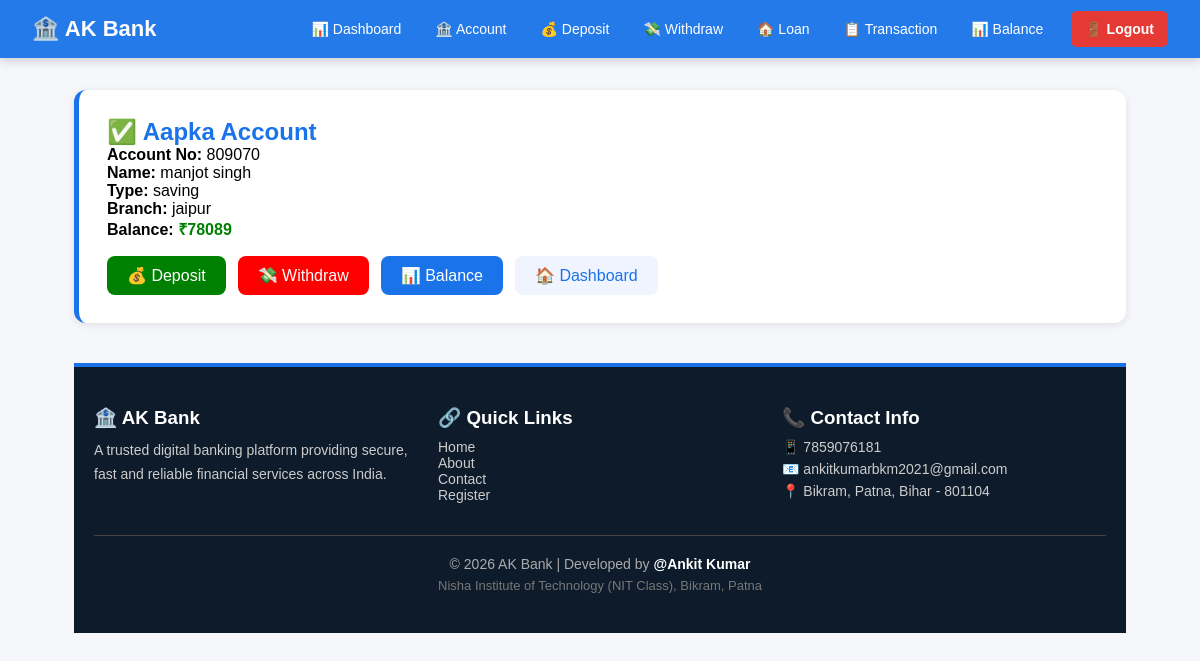
The app's page /account/ (signed in) with its own data.
### bank/models.py (models this page shows, shortened)
class BankAccount(models.Model):
    user = models.ForeignKey('user', on_delete=models.CASCADE, null=True)
    account_no = models.IntegerField()
    name = models.CharField(max_length=100)
    account_type = models.CharField(max_length=50)
    branch = models.CharField(max_length=100)
    balance = models.IntegerField()

### bank/views.py (the view)
# urls.py: path('account/', views.account, name='account'),
def account(req):
    if not req.session.get('user_id'):
        return redirect('bank:signin')
    user_id = req.session['user_id']
    existing_account = BankAccount.objects.filter(user_id=user_id).first()
    if req.method == 'POST':
        form = BankAccountForm(req.POST)
        if form.is_valid():
            f = form.save(commit=False)
            f.user_id = user_id
            f.save()
            return redirect('bank:balance')
    else:
        form = BankAccountForm()
    return render(req, 'bank/account.html', {
        'form': form,
        'existing_account': existing_account  # ← Dono cases handle ✅
    })

### bank/templates/bank/account.html (shortened to what this page needs)
{% extends 'bank/master.html' %}
{% block content %}
{% if existing_account %}
<div style="background:white;border-radius:12px;padding:28px;
            box-shadow:0 2px 8px rgba(0,0,0,0.1);
            border-left:5px solid #1a73e8">
    <h2 style="color:#1a73e8">✅ Aapka Account</h2>
    <p><b>Account No:</b> {{ existing_account.account_no }}</p>
    <p><b>Name:</b> {{ existing_account.name }}</p>
    <p><b>Type:</b> {{ existing_account.account_type }}</p>
    <p><b>Branch:</b> {{ existing_account.branch }}</p>
    <p><b>Balance:</b>
        <span style="color:green;font-weight:bold">
            ₹{{ existing_account.balance }}
        </span>
    </p>
    <div style="margin-top:16px;display:flex;gap:12px">
        <a href="{% url 'bank:deposit' %}"
           style="background:green;color:white;padding:10px 20px;
                  border-radius:8px;text-decoration:none">
            💰 Deposit
        </a>
        <a href="{% url 'bank:withdraw' %}"
           style="background:red;color:white;padding:10px 20px;
                  border-radius:8px;text-decoration:none">
            💸 Withdraw
        </a>
        <a href="{% url 'bank:balance' %}"
           style="background:#1a73e8;color:white;padding:10px 20px;
                  border-radius:8px;text-decoration:none">
            📊 Balance
        </a>
        <a href="{% url 'bank:index' %}"
           style="background:#f0f4ff;color:#1a73e8;padding:10px 20px;
                  border-radius:8px;text-decoration:none">
            🏠 Dashboard
        </a>
    </div>
</div>
{% endif %}
<footer style="background:#0d1b2a;color:#ccc;padding:40px 20px;
               border-top:4px solid #1a73e8;margin-top:40px">
    <div style="display:grid;grid-template-columns:repeat(3,1fr);
                gap:20px;max-width:1100px;margin:auto">
        <div>
            <h3 style="color:white;margin-bottom:10px">🏦 AK Bank</h3>
            <p style="font-size:14px;line-height:1.7">
                A trusted digital banking platform providing secure,
                fast and reliable financial services across India.
            </p>
        </div>
        <div>
            <h3 style="color:white;margin-bottom:10px">🔗 Quick Links</h3>
            <ul style="list-style:none;padding:0;font-size:14px">
                <li><a href="/" style="color:#ccc;text-decoration:none">Home</a></li>
                <li><a href="{% url 'bank:about' %}" style="color:#ccc;text-decoration:none">About</a></li>
                <li><a href="{% url 'bank:contact' %}" style="color:#ccc;text-decoration:none">Contact</a></li>
                <li><a href="{% url 'bank:signup' %}" style="color:#ccc;text-decoration:none">Register</a></li>
            </ul>
        </div>
        <div>
            <h3 style="color:white;margin-bottom:10px">📞 Contact Info</h3>
            <p style="font-size:14px;margin:6px 0">📱 7859076181</p>
            <p style="font-size:14px;margin:6px 0">
                📧 ankitkumarbkm2021@gmail.com
            </p>
            <p style="font-size:14px;margin:6px 0">
                📍 Bikram, Patna, Bihar - 801104
            </p>
        </div>
    </div>
    <div style="text-align:center;margin-top:30px;
                border-top:1px solid #444;padding-top:20px">
        <p style="font-size:14px;color:#aaa">
            © 2026 AK Bank | Developed by <b style="color:white">@Ankit Kumar</b>
        </p>
        <p style="font-size:13px;color:#777;margin-top:6px">
            Nisha Institute of Technology (NIT Class), Bikram, Patna
        </p>
    </div>
</footer>
{% endblock %}

### bank/templates/bank/master.html (style rules this page uses)
* { margin:0; padding:0; box-sizing:border-box; }
body { font-family:Arial,sans-serif; background:#f5f7fa; }
footer { background:#0d1b2a; color:#ccc; padding:40px 20px; border-top:4px solid #1a73e8; margin-top:40px; }
footer h3 { color:white; margin-bottom:10px; }
footer p, footer a { font-size:14px; color:#ccc; text-decoration:none; }

### records on screen
BankAccount: account_no "809070", name "manjot singh", account_type "saving", branch "jaipur", balance "78089"
